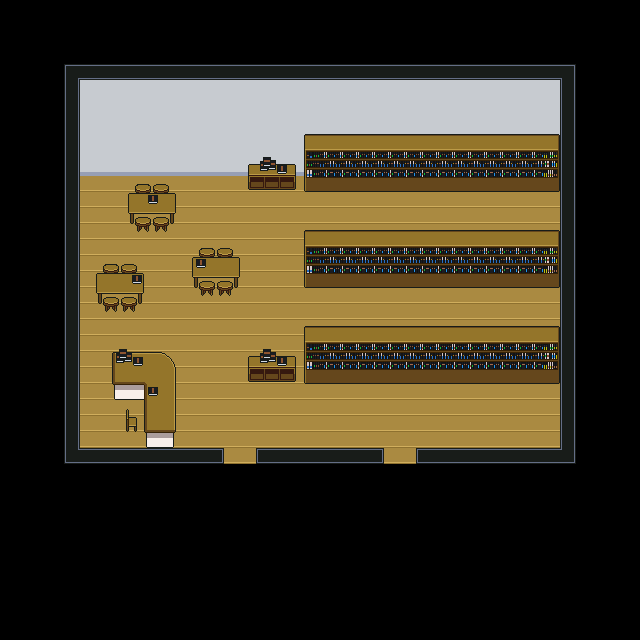

Below is a game level as drawn by its tile map, then a one-line description and the .tmx that defines it (tile-layer data replaced by summaries):
An orthogonal 40x40 tile map with 16x16 px tiles, 4 tile layers (Tile Layer 1, Tile Layer 4, Tile Layer 2, Tile Layer 3), 2 tilesets and 12 objects.

<map version="1.5" tiledversion="1.7.2" orientation="orthogonal" renderorder="right-down" width="40" height="40" tilewidth="16" tileheight="16" infinite="0" nextlayerid="6" nextobjectid="13">
 <tileset firstgid="1" source="aset lorong.tsx" />
 <tileset firstgid="64" source="kelas dan perpus.tsx" />
 <layer id="1" name="Tile Layer 1" width="40" height="40">
  <data>[1600 cells, 800 non-empty, 10 distinct tile ids]</data>
 </layer>
 <layer id="4" name="Tile Layer 4" width="40" height="40">
  <data>[1600 cells, 18 non-empty, 6 distinct tile ids]</data>
 </layer>
 <layer id="2" name="Tile Layer 2" width="40" height="40">
  <data>[1600 cells, 58 non-empty, 38 distinct tile ids]</data>
 </layer>
 <layer id="3" name="Tile Layer 3" width="40" height="40">
  <data>[1600 cells, 228 non-empty, 25 distinct tile ids]</data>
 </layer>
 <objectgroup id="5" name="Object Layer 1">
  <object id="1" x="304" y="192">
   <polygon points="0,0 256,0 257,-59.5 -0.5,-58.5" />
  </object>
  <object id="2" x="304.5" y="288">
   <polygon points="0,0 256,0 257,-59.5 -0.5,-58.5" />
  </object>
  <object id="3" x="304" y="385.5">
   <polygon points="0,0 256,0 257,-59.5 -0.5,-58.5" />
  </object>
  <object id="4" x="224" y="464">
   <polygon points="0,0 -160,0 -160,-400 352,-400 352,0 192,0 192,-16 336,-16 336,-288 -144,-288 -144,-16 0,-16" />
  </object>
  <object id="5" x="256" y="464">
   <polygon points="0,0 0,-16 128,-16 128,0" />
  </object>
  <object id="6" x="176" y="448">
   <polygon points="0,0 -32,0 -32,-48 -64,-48 -64,-96 -14.5,-96.125 -11.25,-95.125 -7.25,-92.375 -4.125,-89.375 -1.375,-84.25 0,-81.125 0,0" />
  </object>
  <object id="7" x="125.75" y="432.125">
   <polygon points="0,0 11,0 11.375,-16 0.125,-15.875" />
  </object>
  <object id="8" x="96.5" y="272.25">
   <polygon points="0,0 5.875,0.125 6,-6.25 8.875,-8 19.75,-8 21.5,-6.5 25.625,-6.625 27.125,-8.375 37.625,-8 40.375,-5.875 40.625,-0.125 47.375,0.25 47.375,32.25 40.375,32.25 38.75,33.5 38.625,38.25 37,39.375 8.875,39.375 7.125,37.625 7,33 -0.625,32.25 -0.875,1.125" />
  </object>
  <object id="9" x="128.625" y="192.25">
   <polygon points="0,0 5.875,0.125 6,-6.25 8.875,-8 19.75,-8 21.5,-6.5 25.625,-6.625 27.125,-8.375 37.625,-8 40.375,-5.875 40.625,-0.125 47.375,0.25 47.375,32.25 40.375,32.25 38.75,33.5 38.625,38.25 37,39.375 8.875,39.375 7.125,37.625 7,33 -0.625,32.25 -0.875,1.125" />
  </object>
  <object id="10" x="192.625" y="256.5">
   <polygon points="0,0 5.875,0.125 6,-6.25 8.875,-8 19.75,-8 21.5,-6.5 25.625,-6.625 27.125,-8.375 37.625,-8 40.375,-5.875 40.625,-0.125 47.375,0.25 47.375,32.25 40.375,32.25 38.75,33.5 38.625,38.25 37,39.375 8.875,39.375 7.125,37.625 7,33 -0.625,32.25 -0.875,1.125" />
  </object>
  <object id="11" x="295.5" y="381.75">
   <polygon points="0.125,0.625 -48,0.5 -48,-26.625 0.25,-26.25" />
  </object>
  <object id="12" x="295.875" y="190.625">
   <polygon points="0.125,0.625 -48,0.5 -48,-26.625 0.25,-26.25" />
  </object>
 </objectgroup>
</map>
